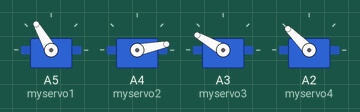
Simulated run of this sketch. Board: Arduino Uno, built with avr-gcc and run on an emulated ATmega328P. Parts: 4 × servo. At 9.3 s the program stops and its outputs stay as they are.

Above: at 0.15 s.
At 1.66 s:
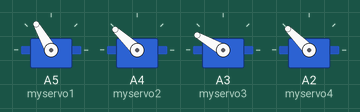
At 3.2 s:
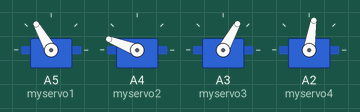
At 5.57 s:
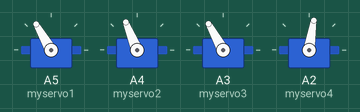
At 8.0 s:
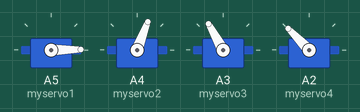
At 9.4 s:
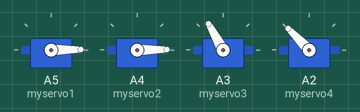
Timing chart, 0 to 10.8 s (numbered marks = the images above):
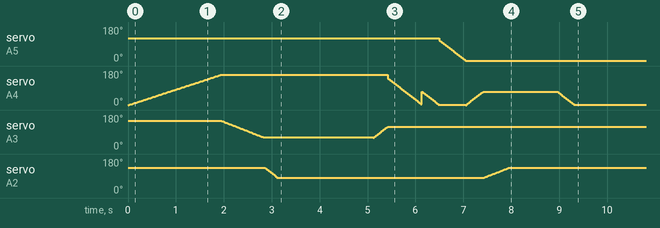

Measured:
- by itself, servo on A5 (myservo1): moves from 120° to 1° over 0.55 s

The sketch:

project.ino
```cpp
#include <SoftwareSerial.h> // library for software serial communication
#include <Servo.h> // library for servo motors

Servo myservo1, myservo2, myservo3, myservo4; // define servo names
SoftwareSerial bluetooth(9,10); // define software serial communication using pins 9 and 10

void setup() {
myservo1.attach(A5); // attach servo 1 to pin A5
myservo2.attach(A4); // attach servo 2 to pin A4
myservo3.attach(A3); // attach servo 3 to pin A3
myservo4.attach(A2); // attach servo 4 to pin A2

myservo1.write(120);
myservo2.write(20);
myservo3.write(150);
myservo4.write(135);
//130
Serial.begin(9600); // start serial communication with computer
bluetooth.begin(9600); // start serial communication with bluetooth
}

void loop()
{
  myservo1.write(120);
myservo2.write(20);
myservo3.write(150);
myservo4.write(135);

    for(int i=0;i<160;i++)
    {
      myservo2.write(i);
      delay(12);
    }
//    for(int i=80;i<110;i++)
  //  {
    //  myservo4.write(i);
     // delay(10);
    //}

    for(int i=150;i>60;i--)
    {
      myservo3.write(i);
      delay(10);
    }
  for(int i=135;i>80;i--)
    {
      myservo4.write(i);
     delay(5);
    }

    delay(2000);
    for(int i=60;i<120;i++)
    {
      myservo3.write(i);
      delay(5);
    }

    for(int i=140;i>0;i--)
    {
      myservo2.write(i);
      delay(5);
    }
    /*
    for(int i=140;i>0;i--)
    {
      myservo2.write(i);
      delay(5);
    }
    for(int i=30;i<140;i++)
    {
      myservo1.write(i);
      delay(12);
    }

    for(int i=0;i<70;i++)
    {
      myservo2.write(i);
      delay(5);
    }
    */
    for(int i=70;i>0;i--)
    {
      myservo2.write(i);
      delay(5);
    }
    for(int i=110;i>0;i--)
    {
      myservo1.write(i);
      delay(5);
    }
    for(int i=0;i<70;i++)
    {
      myservo2.write(i);
      delay(5);
    }
    for(int i=80;i<135;i++)
    {
      myservo4.write(i);
      delay(10);
    }
    delay(1000);
    for(int i=70;i>0;i--)
    {
      myservo2.write(i);
      delay(5);
    }
    myservo1.detach();
    myservo2.detach();
    myservo3.detach();
    myservo4.detach();
    while (1);
}
```
